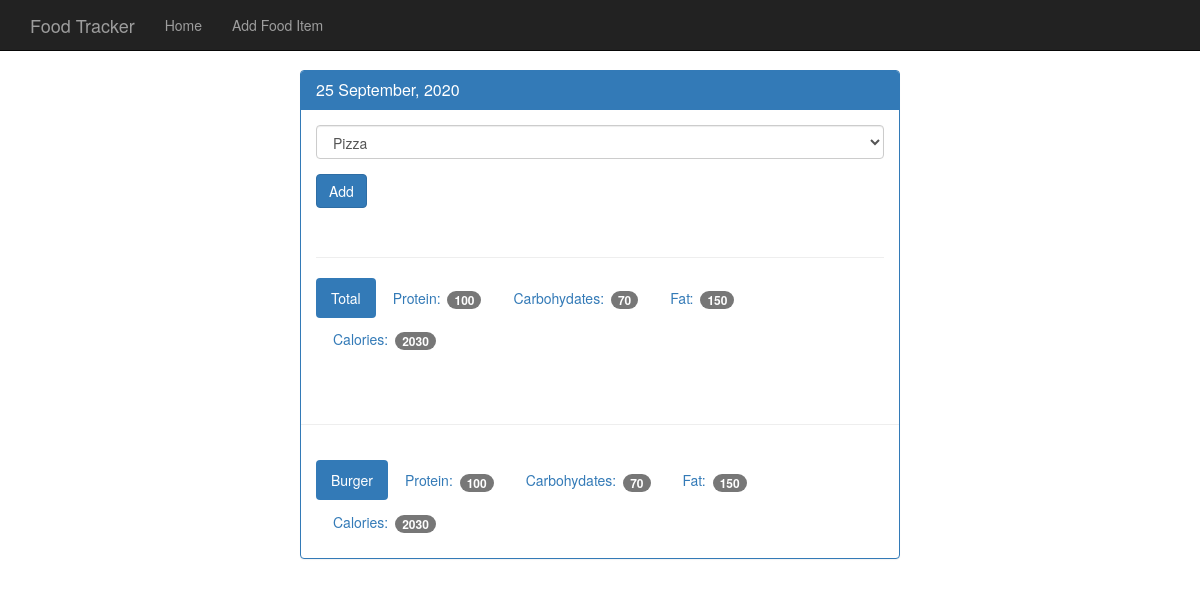
The page /view/20200925 on the database its author committed.
### tables this page shows
CREATE TABLE food(
    Id INTEGER PRIMARY KEY autoincrement,
    name text not NULL,
    protien INTEGER NOT NULL,
    carbohydrate integer not null,
    fat INTEGER not null,
    calories INTEGER not null
);

### app.py (the view)
@app.route('/view/<date>', methods=['GET','POST'])
def view(date):
    db = get_db()
    cur = db.execute('select id, entry_date from log_date where entry_date = ?',[date])
    res = cur.fetchone()
    if request.method == 'POST':
        db = get_db()
        db.execute('insert into food_date (food_id, log_date_id) values(?, ?)',
                   [request.form['food-select'],
                   res['id']])
        db.commit()
    curs = db.execute('select food_id from food_date where log_date_id == ?',[res['id']])
    result = curs.fetchall()
    finals = []
    totals = {'name':0,'p':0,'c':0,'f':0,'total':0}
    for i in result:
        r = db.execute('select * from food where id = ?',[i['food_id']])
        ress = r.fetchall()
        totals['p']+=ress[0]['protien']
        totals['c']+=ress[0]['carbohydrate']
        totals['f']+=ress[0]['fat']
        totals['total']+=ress[0]['calories']
        finals.append({'name': ress[0]['name'],
                       'p':ress[0]['protien'],
                       'c':ress[0]['carbohydrate'],
                       'f': ress[0]['fat'],
                       'total':ress[0]['calories']
                       })
    disp_date = dateconv(res)
    cur = db.execute('select id, name from food')
    ress = cur.fetchall()
    return render_template('day.html',date=disp_date, food_res= ress,
                           date_food = finals,
                           total = totals, in_date=res['entry_date'])

### app.py (called while the page is built)
def dateconv(date):
    return datetime.strftime(datetime.strptime(str(date['entry_date']),
                                               "%Y%m%d"),
                             "%d %B, %Y")

def dbConnect():
    con = sql.connect('db/data.db')
    con.row_factory = sql.Row
    return con

def get_db():
    if not hasattr(g, 'sqlite3_db'):
        g.sqlite3_db = dbConnect()
    return g.sqlite3_db

@app.teardown_appcontext
def Close(error):
    if hasattr(g, 'sqlite3_db'):
        g.sqlite3_db.close()

### templates/day.html
{% extends "base.html" %}
{% block body %}
    <nav class="navbar navbar-inverse navbar-fixed-top">
      <div class="container">
        <div class="navbar-header">
          <a class="navbar-brand" href='{{url_for("index")}}'>Food Tracker</a>
        </div>
        <div id="navbar" class="navbar-collapse collapse">
          <ul class="nav navbar-nav">
            <li><a href='{{url_for("index")}}'>Home</a></li>
            <li><a href='{{url_for("food")}}'>Add Food Item</a></li>
          </ul>
        </div>
      </div>
    </nav>
    <div class="container theme-showcase col-sm-6 col-sm-offset-3" role="main">
      <div class="row">
        <div>
          <div class="panel panel-primary">
            <div class="panel-heading">
              <h3 class="panel-title">{{date}}</h3>
            </div>
            <div class="panel-body">
              <form method="POST" action="{{ url_for('view', date=in_date) }}">
                <div class="form-group">
                  <select class="form-control" name="food-select">
                    {% for food in food_res %}
                    <option value={{food.id}}>{{ food.name }}</option>
                    {% endfor %}
                  </select>
                </div>
                <button type="submit" class="btn btn-primary">Add</button>
              </form>
              <div class="page-header"></div>
              <ul class="nav nav-pills" role="tablist">
                <li class="active"><a>Total</a></li>
                <li><a>Protein: <span class="badge">{{total.p}}</span></a></li>
                <li><a>Carbohydates: <span class="badge">{{total.c}}</span></a></li>
                <li><a>Fat: <span class="badge">{{total.f}}</span></a></li>
                <li><a>Calories: <span class="badge">{{total.total}}</span></a></li>
              </ul>
            </div>
            <div class="page-header"></div>
            {% for food_item in date_food%}
            <div class="panel-body">
              <ul class="nav nav-pills" role="tablist">
                <li class="active"><a>{{food_item.name}}</a></li>
                <li><a>Protein: <span class="badge">{{food_item.p}}</span></a></li>
                <li><a>Carbohydates: <span class="badge">{{food_item.c}}</span></a></li>
                <li><a>Fat: <span class="badge">{{food_item.f}}</span></a></li>
                <li><a>Calories: <span class="badge">{{food_item.total}}</span></a></li>
              </ul>
            </div>
            {% endfor %}
          </div>
        </div>
      </div>
    </div>
    {% endblock %}

### static/theme.css (style rules this page uses)
body { padding-top: 70px; padding-bottom: 30px; }

### rows shown on the page
food: name "Burger", p "100", c "70", f "150", total "2030"

### other values the page prints
{{ date }} "25 September, 2020"
{{ total.p }} "100"
{{ total.c }} "70"
{{ total.f }} "150"
{{ total.total }} "2030"
form field food-select "Pizza"
